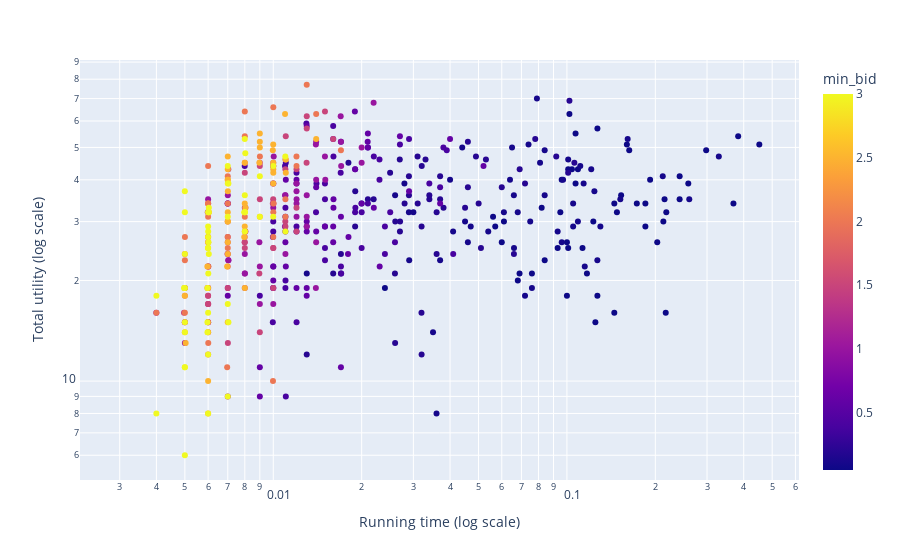

Notebook source saved alongside this figure:
### Code cell
fig4 = px.scatter(experiment_min_bid,
                  x='ascending_auction_execution_time', y='ascending_auction',
                  color='min_bid', log_x=True, log_y=True,
                  labels={'ascending_auction_execution_time': 'Running time (log scale)', 'ascending_auction': 'Total utility (log scale)'})
fig4.show()

fig5 = px.scatter(experiment_min_bid.groupby('min_bid').mean().reset_index(level=0), x='ascending_auction_execution_time', y='ascending_auction',
                  color='min_bid',
                  labels={'ascending_auction_execution_time': 'Running time (mean of 50 iterations)', 'ascending_auction': 'Total utility (mean of 50 iterations)'})

fig5.data[0].update(mode='markers+lines')
fig5.show()

### Figure 1 — Plotly figure (JSON) as saved in the notebook; plotly's stock layout.template omitted (floating-point values rounded to 4 significant figures; data arrays with more than 128 entries replaced by an {"elided": "..."} marker saying what was removed)
{"data": [{"hovertemplate": "Running time (log scale)=%{x}<br>Total utility (log scale)=%{y}<br>min_bid=%{marker.color}<extra></extra>", "legendgroup": "", "marker": {"color": {"elided": "500 float values"}, "coloraxis": "coloraxis", "symbol": "circle"}, "mode": "markers", "name": "", "orientation": "v", "showlegend": false, "x": {"elided": "500 float values"}, "xaxis": "x", "y": {"elided": "500 int values"}, "yaxis": "y", "type": "scatter"}], "layout": {"xaxis": {"anchor": "y", "domain": [0.0, 1.0], "title": {"text": "Running time (log scale)"}, "type": "log"}, "yaxis": {"anchor": "x", "domain": [0.0, 1.0], "title": {"text": "Total utility (log scale)"}, "type": "log"}, "coloraxis": {"colorbar": {"title": {"text": "min_bid"}}, "colorscale": [[0.0, "#0d0887"], [0.1111, "#46039f"], [0.2222, "#7201a8"], [0.3333, "#9c179e"], [0.4444, "#bd3786"], [0.5556, "#d8576b"], [0.6667, "#ed7953"], [0.7778, "#fb9f3a"], [0.8889, "#fdca26"], [1.0, "#f0f921"]]}, "legend": {"tracegroupgap": 0}, "margin": {"t": 60}}}
